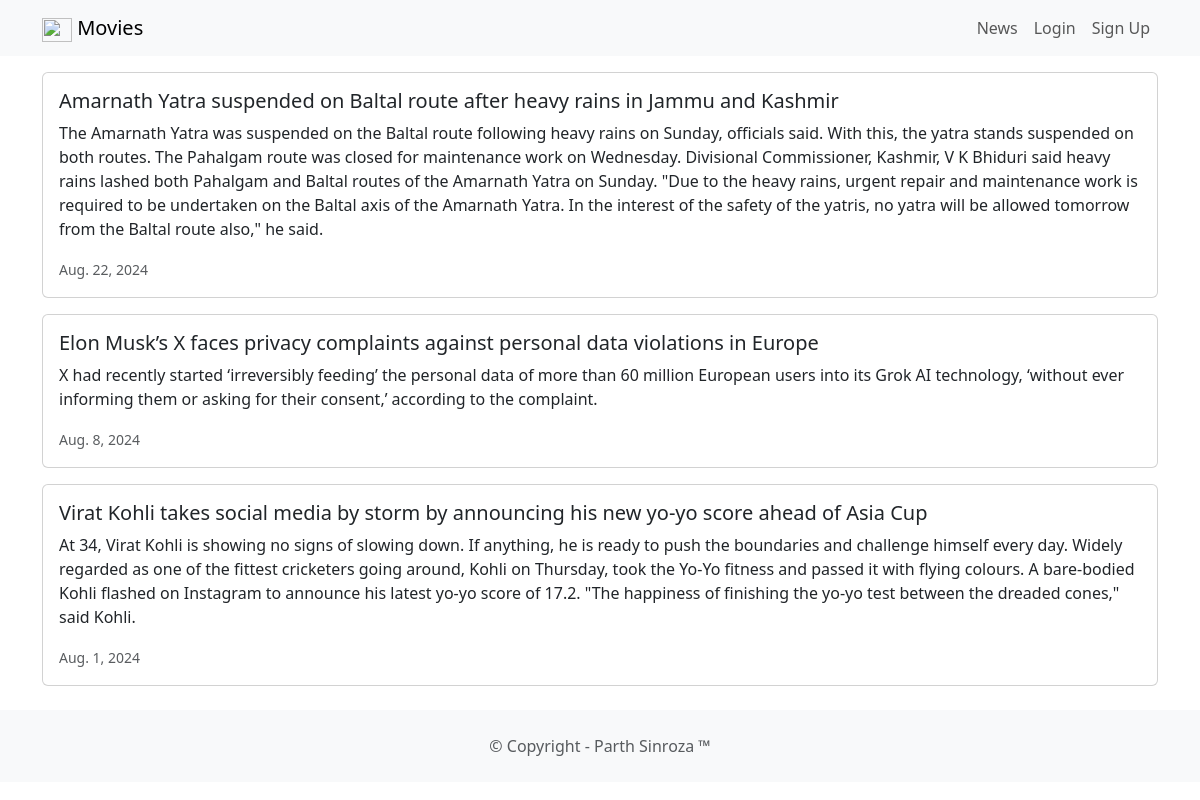
Page /news/ on the committed database.
### news/models.py (models this page shows, shortened)
class News(models.Model):
    headline = models.CharField(max_length=200)
    body = models.TextField()
    date = models.DateField()

### news/views.py (the view)
# urls.py: path('news/',include('news.urls')),
def news(request):
    newss = News.objects.all().order_by('-date')
    return render (request,'news.html',{'newss':newss})

### news/templates/news.html
{% extends 'main.html' %}
{% block content %}
{% for i in newss %}
<div class="card mb-3">
	<div class="row g-0">
		<div>
			<div class="card-body">
				<h5 class="card-title">
					{{ i.headline }}
				</h5>
				<p class="card-text">
					{{ i.body }}
				</p>
				<p class="card-text">
					<small class="text-muted">
					{{ i.date }}
					</small>
				</p>
			</div>
		</div>
	</div>
</div>
{% endfor %}
{% endblock %}

### rows in the picture
News: headline "Amarnath Yatra suspended on Baltal route after heavy rains in Jammu and Kashmir", body "The Amarnath Yatra was suspended on the Baltal route following heavy rains on Sunday, officials said. With this, the yatra stands suspended on both routes. The Pahalgam route was closed for maintenance work on Wednesday. Divisional Commissioner, Kashmir, V K Bhiduri said heavy rains lashed both Pahalgam and Baltal routes of the Amarnath Yatra on Sunday. \"Due to the heavy rains, urgent repair and maintenance work is required to be undertaken on the Baltal axis of the Amarnath Yatra. In the interest of the safety of the yatris, no yatra will be allowed tomorrow from the Baltal route also,\" he said.", date "Aug. 22, 2024"
News: headline "Elon Musk’s X faces privacy complaints against personal data violations in Europe", body "X had recently started ‘irreversibly feeding’ the personal data of more than 60 million European users into its Grok AI technology, ‘without ever informing them or asking for their consent,’ according to the complaint.", date "Aug. 8, 2024"
News: headline "Virat Kohli takes social media by storm by announcing his new yo-yo score ahead of Asia Cup", body "At 34, Virat Kohli is showing no signs of slowing down. If anything, he is ready to push the boundaries and challenge himself every day. Widely regarded as one of the fittest cricketers going around, Kohli on Thursday, took the Yo-Yo fitness and passed it with flying colours. A bare-bodied Kohli flashed on Instagram to announce his latest yo-yo score of 17.2. \"The happiness of finishing the yo-yo test between the dreaded cones,\" said Kohli.", date "Aug. 1, 2024"
